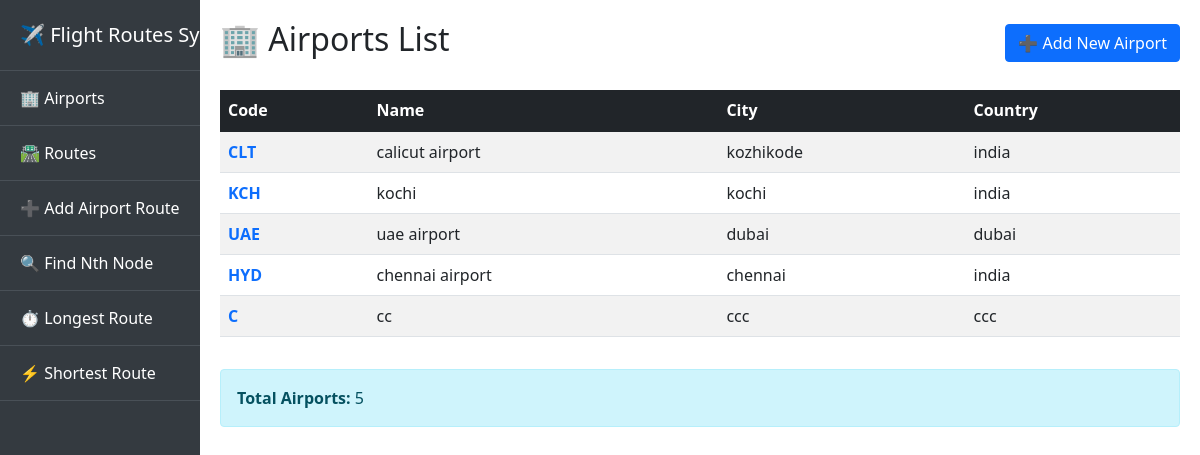
The page /airports/ on the database as committed earlier.
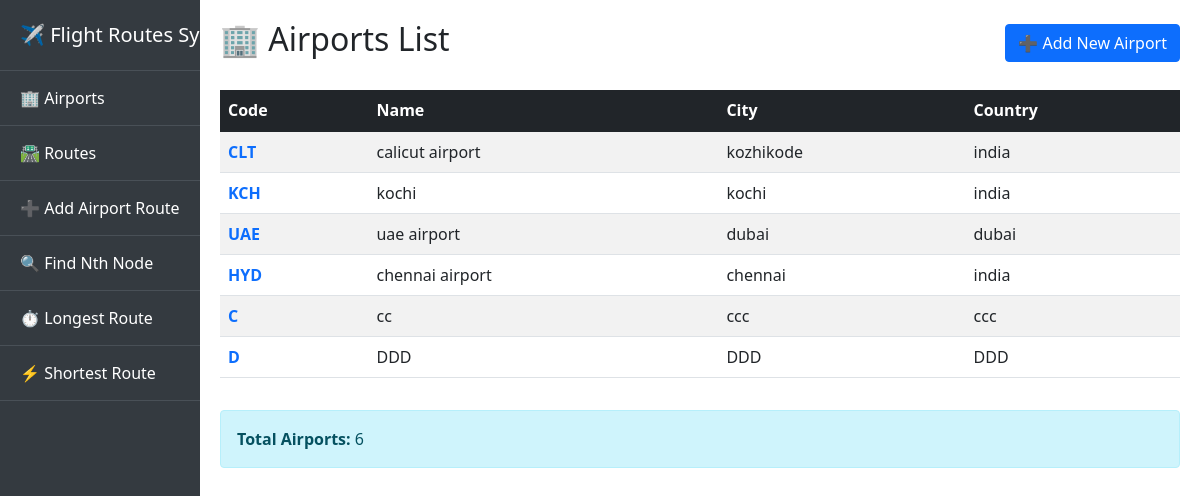
The same page on the database as committed later.
### core/models.py (models this page shows, shortened)
class Airport(models.Model):
    code = models.CharField(max_length=3, unique=True, primary_key=True)
    name = models.CharField(max_length=100)
    city = models.CharField(max_length=100)
    country = models.CharField(max_length=100)

### core/views.py (the view)
# urls.py: path('airports/', views.airport_list, name='airport_list'),
def airport_list(request):
    airports = Airport.objects.all()
    return render(request, 'airport_list.html', {'airports': airports})

### templates/airport_list.html
{% extends 'base.html' %}
{% block content %}
<div class="row">
    <div class="col-md-12">
        <div class="d-flex justify-content-between align-items-center mb-4">
            <h2>🏢 Airports List</h2>
            <a href="{% url 'add_airport' %}" class="btn btn-primary">➕ Add New Airport</a>
        </div>
        {% if airports %}
            <div class="table-responsive">
                <table class="table table-striped table-hover">
                    <thead class="table-dark">
                        <tr>
                            <th>Code</th>
                            <th>Name</th>
                            <th>City</th>
                            <th>Country</th>
                        </tr>
                    </thead>
                    <tbody>
                        {% for airport in airports %}
                        <tr>
                            <td><strong class="text-primary">{{ airport.code }}</strong></td>
                            <td>{{ airport.name }}</td>
                            <td>{{ airport.city }}</td>
                            <td>{{ airport.country }}</td>
                        </tr>
                        {% endfor %}
                    </tbody>
                </table>
            </div>
            <div class="alert alert-info mt-3">
                <strong>Total Airports:</strong> {{ airports.count }}
            </div>
        {% else %}
            <div class="alert alert-warning text-center">
                <h4>No airports found!</h4>
                <p>There are no airports in the system yet.</p>
                <a href="{% url 'add_airport' %}" class="btn btn-primary">Add First Airport</a>
            </div>
        {% endif %}
    </div>
</div>
{% endblock %}

Rows that differ between the two databases and show on the page:
added Airport: code "D", name "DDD", city "DDD", country "DDD"
Other text that changed with them:
{{ airports.count }}: "5" → "6"
